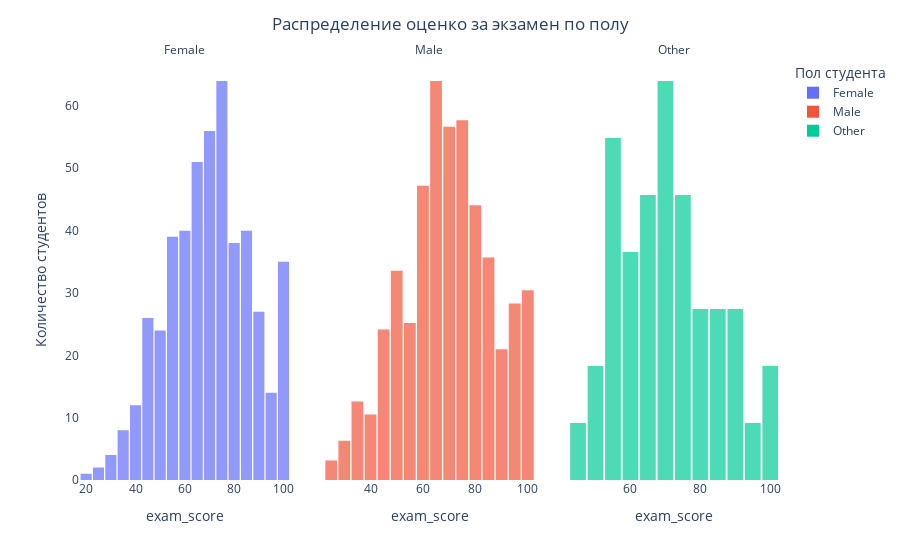

Notebook cell for this chart:
### Code cell
fig5 = px.histogram(
    df, 
    x='exam_score',
    facet_col='gender',
    color='gender',   
    opacity=0.7,   
    barmode='overlay',  
    facet_col_spacing=0.05, 
)

fig5.update_layout(
    title={
        'text': 'Распределение оценок за экзамен по полу',
        'x': 0.5,
    },
    legend = {'title': 'Пол студента'},
    yaxis_title='Количество студентов',
    showlegend=True,  
    plot_bgcolor='white', 
    bargap=0.1,
)


fig5.for_each_annotation(lambda a: a.update(text=a.text.split("=")[-1]))

fig5.update_xaxes(matches=None, showgrid=True)
fig5.update_yaxes(matches=None, showgrid=True)


fig5.show()

### Figure 1 — Plotly figure (JSON) as saved in the notebook; plotly's stock layout.template omitted (floating-point values rounded to 4 significant figures; data arrays with more than 128 entries replaced by an {"elided": "..."} marker saying what was removed)
{"data": [{"bingroup": "x", "hovertemplate": "gender=Female<br>exam_score=%{x}<br>count=%{y}<extra></extra>", "legendgroup": "Female", "marker": {"color": "#636efa", "opacity": 0.7, "pattern": {"shape": ""}}, "name": "Female", "orientation": "v", "showlegend": true, "type": "histogram", "x": {"elided": "481 float values"}, "xaxis": "x", "yaxis": "y"}, {"bingroup": "x", "hovertemplate": "gender=Male<br>exam_score=%{x}<br>count=%{y}<extra></extra>", "legendgroup": "Male", "marker": {"color": "#EF553B", "opacity": 0.7, "pattern": {"shape": ""}}, "name": "Male", "orientation": "v", "showlegend": true, "type": "histogram", "x": {"elided": "477 float values"}, "xaxis": "x2", "yaxis": "y2"}, {"bingroup": "x", "hovertemplate": "gender=Other<br>exam_score=%{x}<br>count=%{y}<extra></extra>", "legendgroup": "Other", "marker": {"color": "#00cc96", "opacity": 0.7, "pattern": {"shape": ""}}, "name": "Other", "orientation": "v", "showlegend": true, "type": "histogram", "x": [43.9, 98.7, 51.3, 52.1, 57.6, 76.8, 65.3, 65.2, 56.4, 87.0, 96.3, 85.0, 77.0, 70.7, 63.0, 61.7, 53.4, 66.6, 89.6, 61.5, 80.2, 72.8, 70.4, 70.4, 100.0, 66.9, 56.4, 59.9, 76.0, 87.5, 83.9, 78.5, 81.1, 74.6, 67.5, 68.2, 69.8, 57.4, 53.6, 67.5, 89.1, 56.4], "xaxis": "x3", "yaxis": "y3"}], "layout": {"annotations": [{"font": {}, "showarrow": false, "text": "Female", "x": 0.15, "xanchor": "center", "xref": "paper", "y": 1, "yanchor": "bottom", "yref": "paper"}, {"font": {}, "showarrow": false, "text": "Male", "x": 0.5, "xanchor": "center", "xref": "paper", "y": 1, "yanchor": "bottom", "yref": "paper"}, {"font": {}, "showarrow": false, "text": "Other", "x": 0.85, "xanchor": "center", "xref": "paper", "y": 1, "yanchor": "bottom", "yref": "paper"}], "bargap": 0.1, "barmode": "overlay", "legend": {"title": {"text": "Пол студента"}, "tracegroupgap": 0}, "margin": {"t": 60}, "plot_bgcolor": "white", "showlegend": true, "title": {"text": "Распределение оценко за экзамен по полу", "x": 0.5}, "xaxis": {"anchor": "y", "domain": [0, 0.3], "showgrid": true, "title": {"text": "exam_score"}}, "xaxis2": {"anchor": "y2", "domain": [0.35, 0.65], "showgrid": true, "title": {"text": "exam_score"}}, "xaxis3": {"anchor": "y3", "domain": [0.7, 1], "showgrid": true, "title": {"text": "exam_score"}}, "yaxis": {"anchor": "x", "domain": [0, 1], "showgrid": true, "title": {"text": "Количество студентов"}}, "yaxis2": {"anchor": "x2", "domain": [0, 1], "showgrid": true, "showticklabels": false}, "yaxis3": {"anchor": "x3", "domain": [0, 1], "showgrid": true, "showticklabels": false}}}
